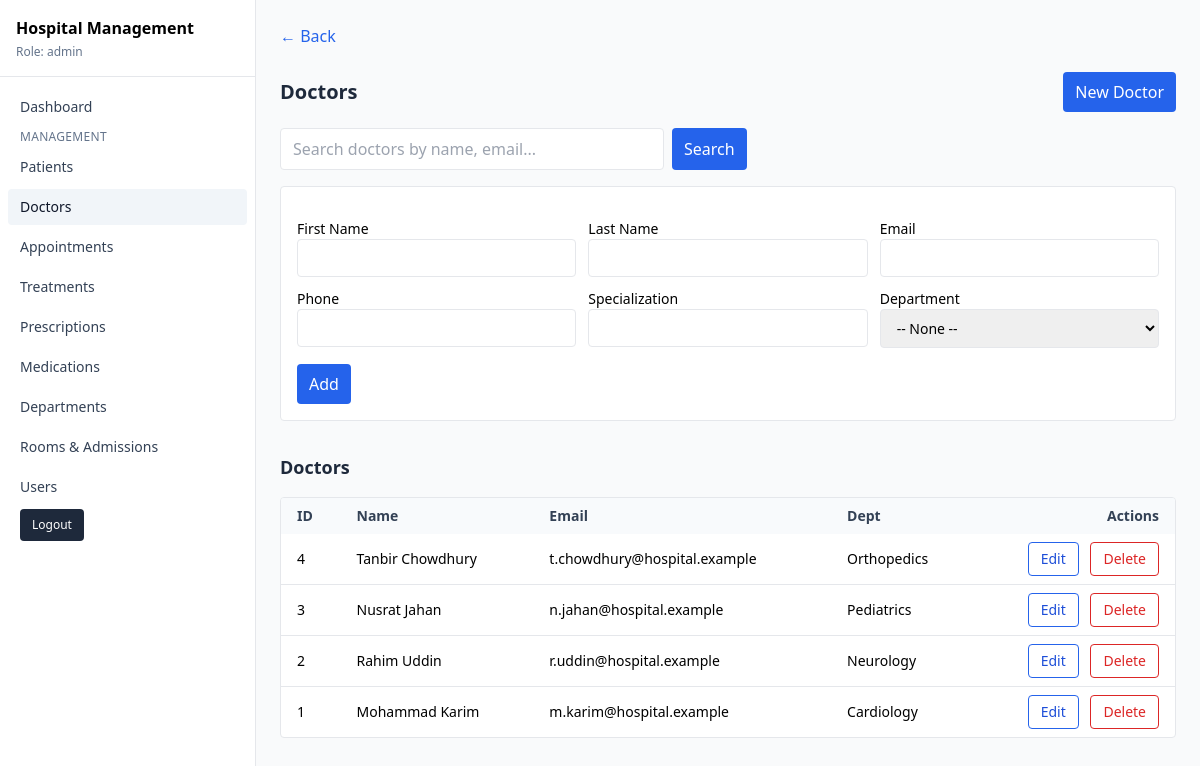
Screenshot of /dashboard/manage-doctors.php (signed in) with the database file from the repository.
### tables this page shows
CREATE TABLE IF NOT EXISTS doctors (
  id INT AUTO_INCREMENT PRIMARY KEY,
  first_name VARCHAR(100) NOT NULL,
  last_name VARCHAR(100) NOT NULL,
  email VARCHAR(190) NOT NULL UNIQUE,
  phone VARCHAR(30) NULL,
  specialization VARCHAR(150) NULL,
  department_id INT NULL,
  FOREIGN KEY (department_id) REFERENCES departments(id) ON DELETE SET NULL
);

CREATE TABLE IF NOT EXISTS departments (
  id INT AUTO_INCREMENT PRIMARY KEY,
  name VARCHAR(150) NOT NULL UNIQUE,
  description TEXT NULL
);

### config.php (called while the page is built, shortened)
<?php
function get_pagination_params(int $defaultPerPage = 10): array
{
	$page = max(1, (int)($_GET['page'] ?? 1));
	$per = (int)($_GET['per'] ?? $defaultPerPage);
	$offset = ($page - 1) * $per;
	$q = trim((string)($_GET['q'] ?? ''));
	return ['page' => $page, 'per' => $per, 'offset' => $offset, 'limit' => $per, 'q' => $q];
}

### database.php (called while the page is built, shortened)
<?php
require_once __DIR__ . '/config.php';
function db(): PDO
{
	static $pdo = null;
	if ($pdo instanceof PDO) {
		return $pdo;
	}
	$dsn = 'mysql:host=' . DB_HOST . ';dbname=' . DB_NAME . ';charset=utf8mb4';
	$options = [
		PDO::ATTR_ERRMODE => PDO::ERRMODE_EXCEPTION,
		PDO::ATTR_DEFAULT_FETCH_MODE => PDO::FETCH_ASSOC,
		PDO::ATTR_EMULATE_PREPARES => false,
	];
	$pdo = new PDO($dsn, DB_USER, DB_PASS, $options);
	return $pdo;
}
function doctors_list(string $q, int $limit, int $offset): array
{
	$pdo = db();
	$where = ' WHERE 1=1';
	$params = [];
	$limit = (int)$limit;
	$offset = (int)$offset;
	$list = $pdo->prepare('SELECT d.*, dept.name AS dept_name FROM doctors d LEFT JOIN departments dept ON dept.id = d.department_id' . $where . ' ORDER BY d.id DESC LIMIT ' . $limit . ' OFFSET ' . $offset);
	$list->execute($params);
	$rows = $list->fetchAll();
	$cnt = $pdo->prepare('SELECT COUNT(*) FROM doctors d LEFT JOIN departments dept ON dept.id = d.department_id' . ($q !== '' ? ' AND (d.first_name LIKE ? OR d.last_name LIKE ? OR d.email LIKE ? OR d.specialization LIKE ?)' : ''));
	if ($q !== '') {
		$cnt->execute([$like, $like, $like, $like]);
	} else {
		$cnt->execute();
	}
	$total = (int)$cnt->fetchColumn();
	return ['rows' => $rows, 'total' => $total];
}

### dashboard/manage-doctors.php (the view, shortened to what this page needs)
<?php
require_once __DIR__ . '/../database.php';
$editId = isset($_GET['edit']) ? (int)$_GET['edit'] : 0;
$editRow = $editId ? doctors_get($editId) : null;
$p = get_pagination_params(10);
$data = doctors_list($p['q'], $p['limit'], $p['offset']);
$rows = $data['rows'];
?>
<!doctype html>
<html>
<head>
  <script src="https://cdn.tailwindcss.com"></script>
</head>
<body class="bg-gray-50">
  <?php include __DIR__ . '/sidebar.php'; ?>
  <main class="md:ml-64 max-w-6xl mx-auto p-6">
    <div class="mb-6"><a class="text-blue-600 hover:underline" href="index.php">← Back</a></div>
    <div class="flex items-center justify-between mb-4">
      <h2 class="text-xl font-semibold text-slate-800"><?= $editRow ? 'Edit Doctor' : 'Doctors' ?></h2>
      <?php if (!$editRow): ?>
        <a href="#doctor-form" class="inline-flex items-center rounded bg-blue-600 px-3 py-2 text-white hover:bg-blue-700">New Doctor</a>
      <?php endif; ?>
    </div>
    <form method="get" class="mb-4 flex gap-2">
      <input class="border rounded px-3 py-2 w-full max-w-sm" name="q" placeholder="Search doctors by name, email..." value="<?= htmlspecialchars($p['q']) ?>" />
      <button type="submit" class="inline-flex items-center rounded bg-blue-600 text-white px-3 py-2 hover:bg-blue-700">Search</button>
    </form>
    <form id="doctor-form" method="post" class="bg-white border rounded p-4 space-y-4">
      <div class="grid sm:grid-cols-2 lg:grid-cols-3 gap-3">
        <label class="block text-sm">First Name<input class="w-full border rounded px-3 py-2" name="first_name" value="<?= htmlspecialchars($editRow['first_name'] ?? '') ?>" required /></label>
        <label class="block text-sm">Last Name<input class="w-full border rounded px-3 py-2" name="last_name" value="<?= htmlspecialchars($editRow['last_name'] ?? '') ?>" required /></label>
        <label class="block text-sm">Email<input class="w-full border rounded px-3 py-2" name="email" type="email" value="<?= htmlspecialchars($editRow['email'] ?? '') ?>" required /></label>
        <label class="block text-sm">Phone<input class="w-full border rounded px-3 py-2" name="phone" value="<?= htmlspecialchars($editRow['phone'] ?? '') ?>" /></label>
        <label class="block text-sm">Specialization<input class="w-full border rounded px-3 py-2" name="specialization" value="<?= htmlspecialchars($editRow['specialization'] ?? '') ?>" /></label>
        <label class="block text-sm">Department
          <select name="department_id" class="border rounded px-3 py-2 w-full">
            <option value="">-- None --</option>
          </select>
        </label>
      </div>
      <div class="flex items-center gap-2">
        <button class="rounded bg-blue-600 text-white px-3 py-2"><?= $editRow ? 'Update' : 'Add' ?></button>
      </div>
    </form>
    <h2 class="text-lg font-semibold text-slate-800 mt-8">Doctors</h2>
    <div class="overflow-x-auto rounded border bg-white mt-4">
      <table class="min-w-full text-sm">
        <thead class="bg-slate-50 text-slate-700">
          <tr>
            <th class="text-left px-4 py-2">ID</th>
            <th class="text-left px-4 py-2">Name</th>
            <th class="text-left px-4 py-2">Email</th>
            <th class="text-left px-4 py-2">Dept</th>
            <th class="text-right px-4 py-2">Actions</th>
          </tr>
        </thead>
        <tbody class="divide-y">
          <?php foreach ($rows as $r): ?>
            <tr>
              <td class="px-4 py-2"><?= (int)$r['id'] ?></td>
              <td class="px-4 py-2"><?= htmlspecialchars($r['first_name'] . ' ' . $r['last_name']) ?></td>
              <td class="px-4 py-2"><?= htmlspecialchars($r['email']) ?></td>
              <td class="px-4 py-2"><?= htmlspecialchars($r['dept_name'] ?? '') ?></td>
              <td class="px-4 py-2 text-right space-x-2">
                <a class="inline-flex items-center px-3 py-1.5 rounded border border-blue-600 text-blue-700 hover:bg-blue-50" href="?edit=<?= (int)$r['id'] ?>">Edit</a>
                <a class="inline-flex items-center px-3 py-1.5 rounded border border-red-600 text-red-600 hover:bg-red-50" href="?delete=<?= (int)$r['id'] ?>" onclick="return confirm('Delete this doctor?')">Delete</a>
              </td>
            </tr>
          <?php endforeach; ?>
        </tbody>
      </table>
    </div>
  </main>
</body>
</html>

### rows the page displays
doctors: id "4", first_name+last_name "Tanbir Chowdhury", email "t.chowdhury@hospital.example", department.name "Orthopedics"
doctors: id "3", first_name+last_name "Nusrat Jahan", email "n.jahan@hospital.example", department.name "Pediatrics"
doctors: id "2", first_name+last_name "Rahim Uddin", email "r.uddin@hospital.example", department.name "Neurology"
doctors: id "1", first_name+last_name "Mohammad Karim", email "m.karim@hospital.example", department.name "Cardiology"

### other values shown
$role "admin"
